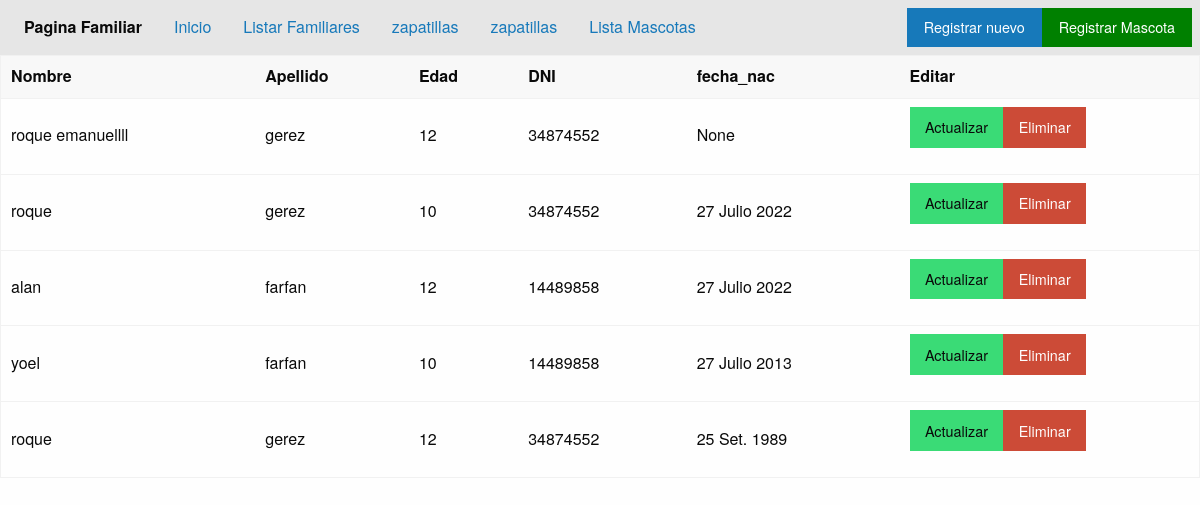
Page /lista/ on the earlier database version.
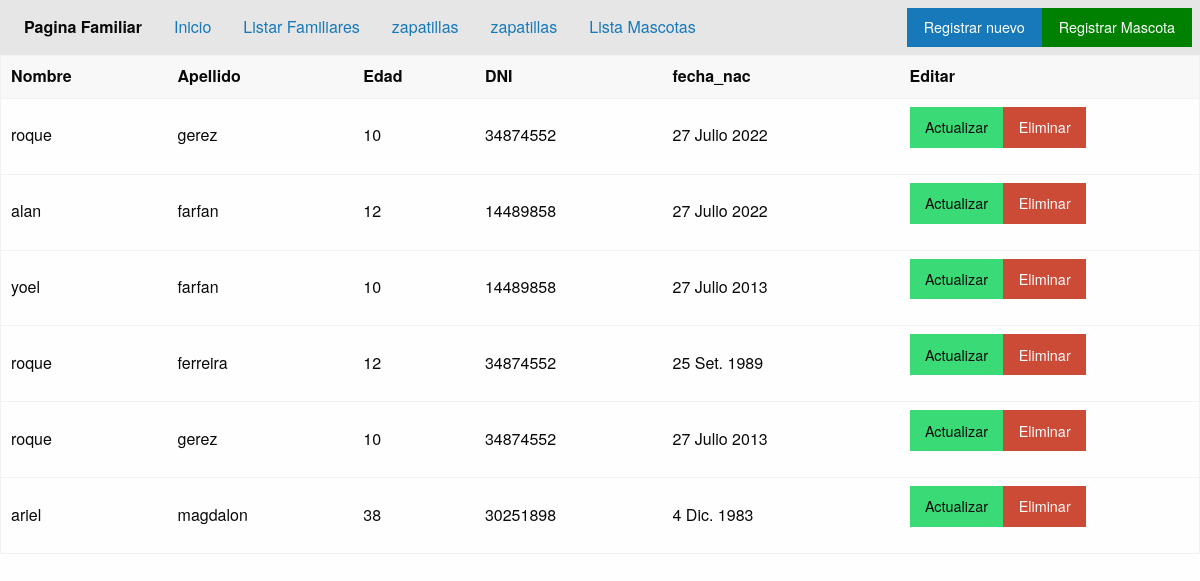
Same page on the later database version.
### applications/familia/models.py (models this page shows, shortened)
class Familia(models.Model):
    Sex_choises=(
        ('0', 'Hombre'),
        ('1', 'Mujer'),
        ('2', 'otro'),
    )
    type_family_chises=(
    ('0', 'Padre'),
    ('1', 'Madre'),
    ('2', 'Hijo'),
    ('3', 'Cuñao'),
    )
    nombre = models.CharField('Nombre: ', max_length=20)
    apellido = models.CharField('Apellido', max_length=10)
    edad = models.PositiveIntegerField()
    sexo = models.CharField('Sexo', max_length=1, choices=Sex_choises)
    parentezco = models.CharField('Parentezco Familiar:', max_length=1, choices=type_family_chises)
    dni = models.CharField('DNI:', max_length=10)
    fecha_nac = models.DateField('Fecha Nacimiento: ', blank=True, null=True)

### applications/familia/views.py (the view)
# urls.py: path('lista/', views.FamiliaListView.as_view(), name='ListaFamiliares'),
class FamiliaListView(ListView):
    template_name = "familia/listar.html"
    model = Familia
    context_object_name="lista"

### templates/familia/listar.html (shortened to what this page needs)
{% extends 'home.html' %}
{% load static %}
{% block content %}
{% include 'includes/header.html' %}
<table>
  <thead>
    <tr>
      <th>Nombre</th>
      <th>Apellido</th>
      <th>Edad</th>
      <th>DNI</th>
      <th>fecha_nac</th>
      <th width="300">Editar</th>
    </tr>
  </thead>
  {% for i in lista %}
  <tbody>
    <tr>
      <td>{{i.nombre}}</td>
      <td>{{i.apellido}}</td>
      <td>{{i.edad}}</td>
      <td>{{i.dni}}</td>
      <td>{{i.fecha_nac}}</td>
      <td><a class="button success" href="{% url 'familia_app:Update' i.id %}">Actualizar</a><a class="button alert"
          href="{% url 'familia_app:Delete' i.id %}">Eliminar</a></td>
    </tr>
  </tbody>
  {% endfor %}
</table>
{% endblock content %}

Differences in the rows shown:
removed Familia: nombre "roque emanuellll", apellido "gerez", edad "12", dni "34874552", fecha_nac "None"
removed Familia: nombre "roque", apellido "gerez", edad "12", dni "34874552", fecha_nac "25 Set. 1989"
added Familia: nombre "roque", apellido "ferreira", edad "12", dni "34874552", fecha_nac "25 Set. 1989"
added Familia: nombre "roque", apellido "gerez", edad "10", dni "34874552", fecha_nac "27 Julio 2013"
added Familia: nombre "ariel", apellido "magdalon", edad "38", dni "30251898", fecha_nac "4 Dic. 1983"
